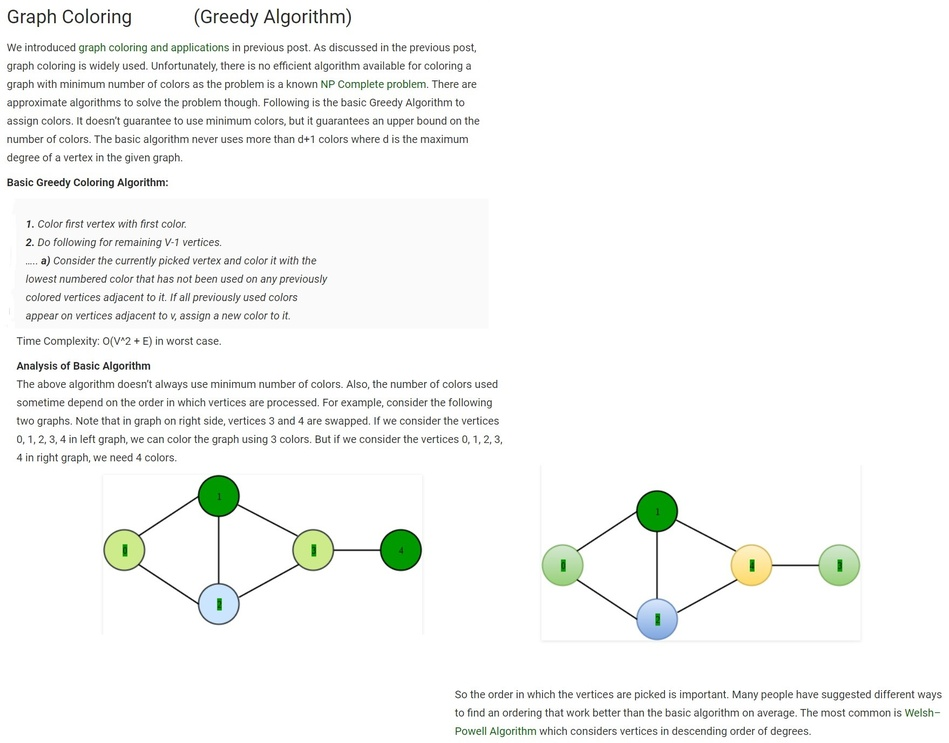
#> input picture GRAPHCOLOR.jpg, 949 x 743 px, shrunk from 1758 x 1377 before the run
$ python graph_coloring.py
#> lines starting #> are read from the running program, lines starting #| are printed output that depends on the picture
import networkx as nx
import matplotlib.pyplot as plt
import sys
import os
import time
from PIL import Image


#implementation of welsh_powell algorithm
def welsh_powell(G):
	#sorting the nodes based on it's valency
	node_list = sorted(list(G.nodes()), key =lambda x:list(G.neighbors(x)))
	col_val = {} #dictionary to store the colors assigned to each node
	col_val[node_list[0]] = 0 #assign the first color to the first node
	# Assign colors to remaining N-1 nodes
	for node in node_list[1:]:
		available = [True] * len(G.nodes()) #boolean list[i] contains false if the node color 'i' is not available

		#iterates through all the adjacent nodes and marks it's color as unavailable, if it's color has been set already
		for adj_node in G.neighbors(node):
			if adj_node in col_val.keys():
				col = col_val[adj_node]
				available[col] = False
		clr = 0
		for clr in range(len(available)):
			if available[clr] == True:
				break
		col_val[node] = clr
	print(col_val)
	return col_val


#takes input from the file and creates a undirected graph
def CreateGraph():
	G = nx.Graph()
	f = open('colorinput.txt')
	n = int(f.readline())
	for i in range(n):
		graph_edge_list = f.readline().split()
		G.add_edge(graph_edge_list[0], graph_edge_list[1])
	return G


#draws the graph and displays the weights on the edges
def DrawGraph(G,col_val):
	pos = nx.spring_layout(G)
	values = [col_val.get(node, 'blue') for node in G.nodes()]
	nx.draw(G, pos, with_labels = True, node_color = values, edge_color = 'black' ,width = 1, alpha = 0.7)  #with_labels=true is to show the node number in the output graph


#main function
if __name__ == "__main__":
	image=Image.open('GRAPHCOLOR.jpg')
#> image is the input picture: PIL image 949x743 RGB; mean R, G, B 245.7, 247, 245.3
	image.show()
	time.sleep(5)
	G = CreateGraph()
#> (reads colorinput.txt from the repository)
	col_val = welsh_powell(G)
	DrawGraph(G,col_val)
	plt.show()
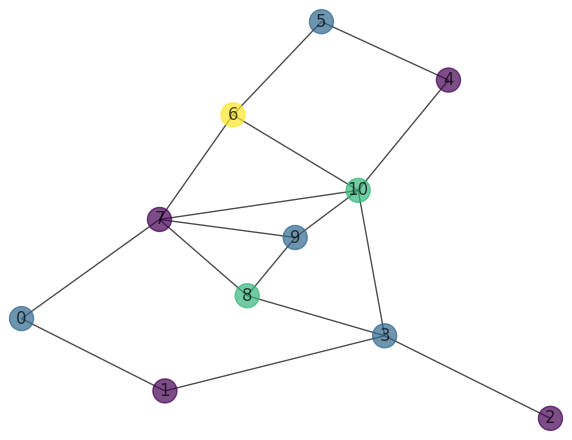
#> figure drawn by matplotlib, 1 panel
